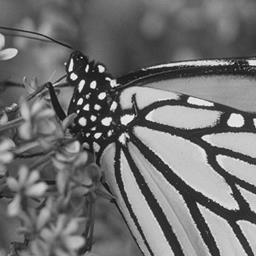
%> input picture images/0.jpg, 256 x 256 px
$ octave --eval "main1;"   (GNU Octave 9; MATLAB toolbox functions it lacks are replaced by stand-ins)
%> lines starting %> are read from the running program, lines starting %| are printed output that depends on the picture
function main1()
    % Memilih citra
    imgId = input('Masukkan nama file gambar: ', 's');
%> the answer given: ../images/0.jpg
    basepath = '../images/';
    img = imread(strcat(basepath, imgId));
%> img is the input picture: size 256x256x3 uint8; min 0, max 254, mean 112.5

    % Mask yang digunakan sesuai dengan contoh pada spesifikasi
    mask1 = (1/16) * [1 2 1; 2 4 2; 1 2 1];
    mask2 = [0 -1 0; -1 4 -1; 0 -1 0];
    mask3 = (1/140) * [
        1 1 2 2 2 1 1;
        1 2 2 4 2 2 1;
        2 2 4 8 4 2 2;
        2 4 8 16 8 4 2;
        2 2 4 8 4 2 2;
        1 2 2 4 2 2 1;
        1 1 2 2 2 1 1];
    mask4 = [-1 -1 -1; -1 17 -1; -1 -1 -1];

    % Memproses dan menampilkan citra
    ImageConv.processAndDisplay(img, mask1, "Konvolusi Mask 1");
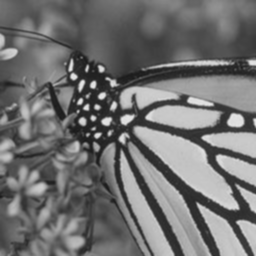
%> displayed picture: size 256x256x3, on the screen's scale of 0 to 255; min 26, max 231, mean 112.5
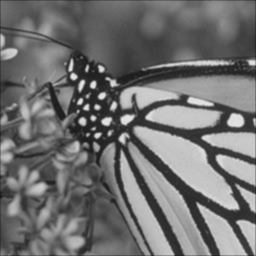
%> displayed picture: size 256x256x3, on the screen's scale of 0 to 255; min 20, max 231, mean 112
    ImageConv.processAndDisplay(img, mask2, "Konvolusi Mask 2");
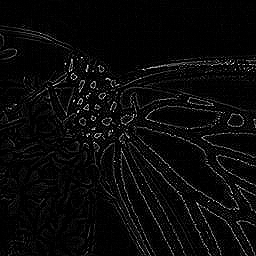
%> displayed picture: size 256x256x3, on the screen's scale of 0 to 255; min 0, max 255, mean 9.9
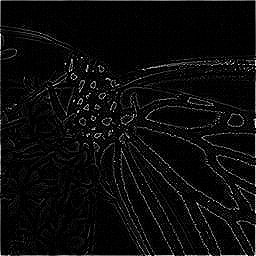
%> displayed picture: size 256x256x3, on the screen's scale of 0 to 255; min 0, max 255, mean 11.7
    ImageConv.processAndDisplay(img, mask3, "Konvolusi Mask 3");
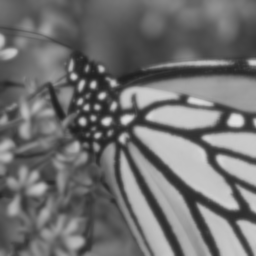
%> displayed picture: size 256x256x3, on the screen's scale of 0 to 255; min 31, max 224, mean 112.5
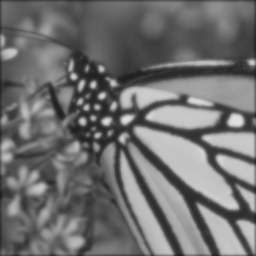
%> displayed picture: size 256x256x3, on the screen's scale of 0 to 255; min 27, max 224, mean 111.4
    ImageConv.processAndDisplay(img, mask4, "Konvolusi Mask 4");
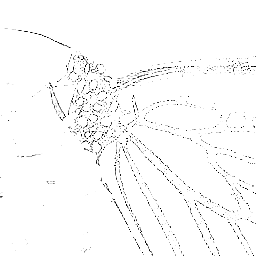
%> displayed picture: size 256x256x3, on the screen's scale of 0 to 255; min 0, max 255, mean 250
end

$ run again, on images/11.jpg
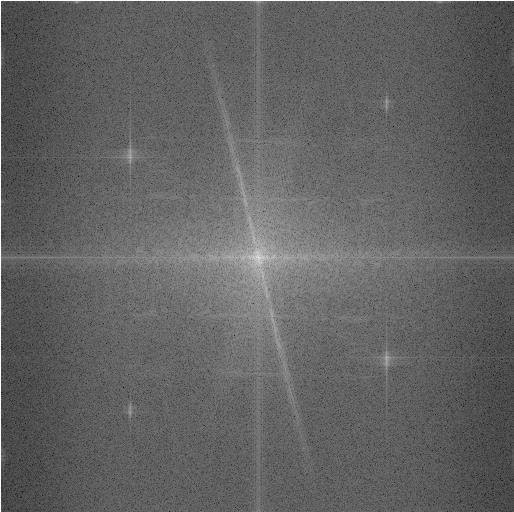
%> input picture images/11.jpg, 514 x 512 px
%> in main1, img is the input picture: size 512x514x3 uint8; min 12, max 255, mean 98.2
%> in main1, `ImageConv.processAndDisplay(img, mask2, "Konvolusi Mask 2");`:
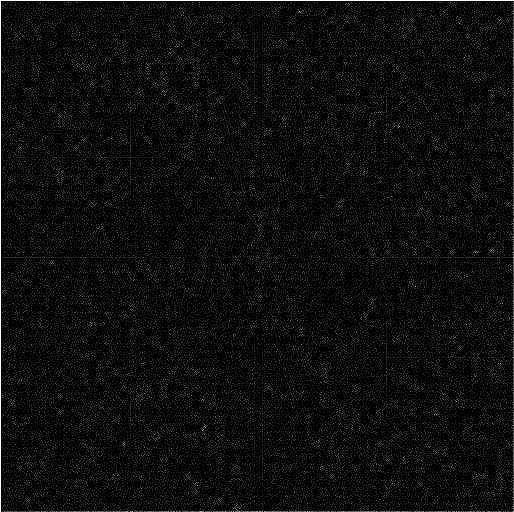
%> displayed picture: size 512x514x3, on the screen's scale of 0 to 255; min 0, max 255, mean 14.4
%> in main1, `ImageConv.processAndDisplay(img, mask4, "Konvolusi Mask 4");`:
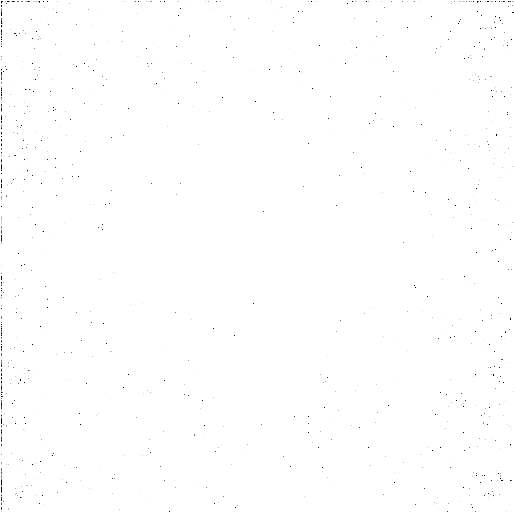
%> displayed picture: size 512x514x3, on the screen's scale of 0 to 255; min 0, max 255, mean 254.4

$ run again, on images/12.jpg
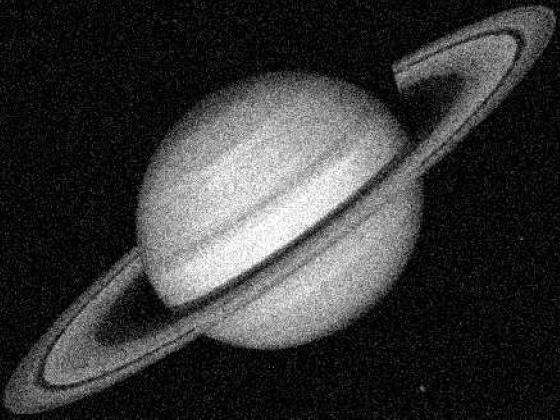
%> input picture images/12.jpg, 560 x 420 px
%> in main1, img is the input picture: size 420x560x3 uint8; min 0, max 255, mean 56
%> in main1, `ImageConv.processAndDisplay(img, mask2, "Konvolusi Mask 2");`:
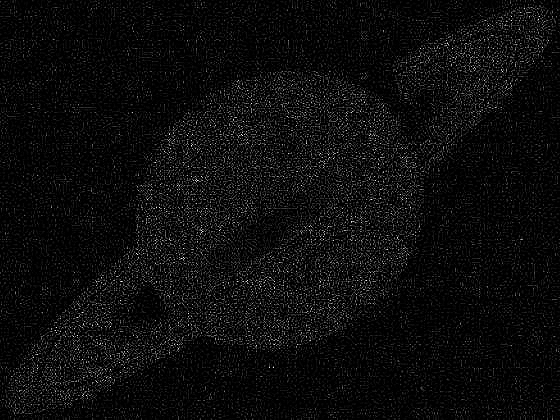
%> displayed picture: size 420x560x3, on the screen's scale of 0 to 255; min 0, max 255, mean 12.8
%> in main1, `ImageConv.processAndDisplay(img, mask4, "Konvolusi Mask 4");`:
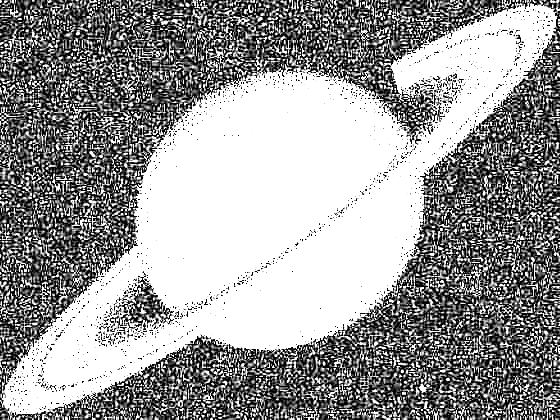
%> displayed picture: size 420x560x3, on the screen's scale of 0 to 255; min 0, max 255, mean 152.2
